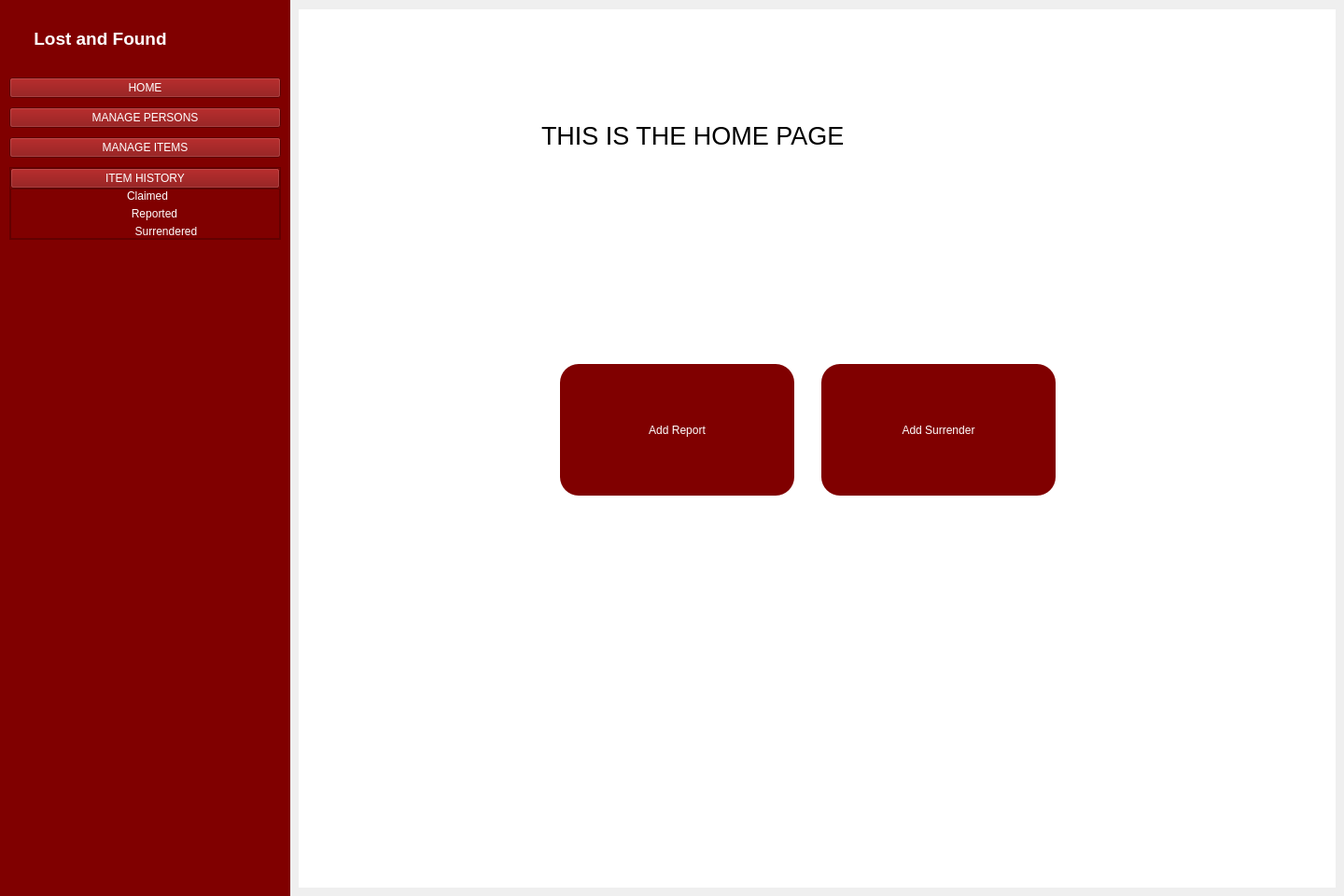
<?xml version="1.0" encoding="UTF-8"?>
<ui version="4.0">
 <class>MainWindow</class>
 <widget class="QMainWindow" name="MainWindow">
  <property name="geometry">
   <rect>
    <x>0</x>
    <y>0</y>
    <width>1440</width>
    <height>960</height>
   </rect>
  </property>
  <property name="windowTitle">
   <string>MainWindow</string>
  </property>
  <widget class="QWidget" name="centralwidget">
   <widget class="QStackedWidget" name="stackedWidget">
    <property name="geometry">
     <rect>
      <x>320</x>
      <y>10</y>
      <width>1111</width>
      <height>941</height>
     </rect>
    </property>
    <property name="styleSheet">
     <string notr="true">background-color: rgb(255, 255, 255);
</string>
    </property>
    <property name="currentIndex">
     <number>0</number>
    </property>
    <widget class="QWidget" name="homePage">
     <widget class="QLabel" name="label_2">
      <property name="geometry">
       <rect>
        <x>260</x>
        <y>90</y>
        <width>651</width>
        <height>91</height>
       </rect>
      </property>
      <property name="font">
       <font>
        <pointsize>20</pointsize>
       </font>
      </property>
      <property name="text">
       <string>THIS IS THE HOME PAGE</string>
      </property>
     </widget>
     <widget class="QPushButton" name="addReportItemButton">
      <property name="geometry">
       <rect>
        <x>280</x>
        <y>380</y>
        <width>251</width>
        <height>141</height>
       </rect>
      </property>
      <property name="styleSheet">
       <string notr="true">QPushButton {
                background-color: maroon;
                color: white;
                border: none;
                border-radius: 20px;
                padding: 8px 16px;
            }
            QPushButton:hover {
                background-color: #a00000;
            }
            QPushButton:pressed {
                background-color: #700000;
            }</string>
      </property>
      <property name="text">
       <string>Add Report</string>
      </property>
     </widget>
     <widget class="QPushButton" name="addSurrenderItemButton">
      <property name="geometry">
       <rect>
        <x>560</x>
        <y>380</y>
        <width>251</width>
        <height>141</height>
       </rect>
      </property>
      <property name="styleSheet">
       <string notr="true">QPushButton {
                background-color: maroon;
                color: white;
                border: none;
                border-radius: 20px;
                padding: 8px 16px;
            }
            QPushButton:hover {
                background-color: #a00000;
            }
            QPushButton:pressed {
                background-color: #700000;
            }</string>
      </property>
      <property name="text">
       <string>Add Surrender</string>
      </property>
     </widget>
    </widget>
    <widget class="QWidget" name="managePersonsPage">
     <widget class="QLabel" name="label_3">
      <property name="geometry">
       <rect>
        <x>180</x>
        <y>30</y>
        <width>681</width>
        <height>101</height>
       </rect>
      </property>
      <property name="font">
       <font>
        <pointsize>20</pointsize>
       </font>
      </property>
      <property name="text">
       <string>this is the person management page</string>
      </property>
     </widget>
     <widget class="QTableWidget" name="personTable">
      <property name="geometry">
       <rect>
        <x>10</x>
        <y>200</y>
        <width>1091</width>
        <height>661</height>
       </rect>
      </property>
      <column>
       <property name="text">
        <string>PersonID</string>
       </property>
      </column>
      <column>
       <property name="text">
        <string>New Column</string>
       </property>
      </column>
      <column>
       <property name="text">
        <string>Last Name</string>
       </property>
      </column>
      <column>
       <property name="text">
        <string>New Column</string>
       </property>
      </column>
      <column>
       <property name="text">
        <string>Department</string>
       </property>
      </column>
      <column>
       <property name="text">
        <string>ProofID</string>
       </property>
      </column>
     </widget>
     <widget class="QPushButton" name="pushButton_7">
      <property name="geometry">
       <rect>
        <x>990</x>
        <y>880</y>
        <width>112</width>
        <height>34</height>
       </rect>
      </property>
      <property name="text">
       <string>Update</string>
      </property>
     </widget>
     <widget class="QPushButton" name="pushButton_8">
      <property name="geometry">
       <rect>
        <x>10</x>
        <y>880</y>
        <width>112</width>
        <height>34</height>
       </rect>
      </property>
      <property name="text">
       <string>Delete</string>
      </property>
     </widget>
     <widget class="QLineEdit" name="personSearchEdit">
      <property name="geometry">
       <rect>
        <x>10</x>
        <y>148</y>
        <width>401</width>
        <height>41</height>
       </rect>
      </property>
      <property name="styleSheet">
       <string notr="true">QLineEdit {
                border: 1px solid #ccc;
                border-radius: 15px;
                padding: 6px 12px;
                background-color: #f9f9f9;
            }
            QLineEdit:focus {
                border: 1px solid #0078d7;
                background-color: #ffffff;
            }</string>
      </property>
     </widget>
     <widget class="QPushButton" name="personSearchButton">
      <property name="geometry">
       <rect>
        <x>430</x>
        <y>150</y>
        <width>112</width>
        <height>41</height>
       </rect>
      </property>
      <property name="styleSheet">
       <string notr="true">QPushButton {
                background-color: maroon;
                color: white;
                border: none;
                border-radius: 20px;
                padding: 8px 16px;
            }
            QPushButton:hover {
                background-color: #a00000;
            }
            QPushButton:pressed {
                background-color: #700000;
            }</string>
      </property>
      <property name="text">
       <string>Search</string>
      </property>
     </widget>
     <widget class="QWidget" name="layoutWidget">
      <property name="geometry">
       <rect>
        <x>390</x>
        <y>870</y>
        <width>341</width>
        <height>51</height>
       </rect>
      </property>
      <layout class="QHBoxLayout" name="horizontalLayout">
       <item>
        <widget class="QPushButton" name="personPrev">
         <property name="text">
          <string>Prev</string>
         </property>
        </widget>
       </item>
       <item>
        <widget class="QLabel" name="personPageLabel">
         <property name="text">
          <string>Page</string>
         </property>
        </widget>
       </item>
       <item>
        <widget class="QPushButton" name="personNext">
         <property name="text">
          <string>Next</string>
         </property>
        </widget>
       </item>
      </layout>
     </widget>
    </widget>
    <widget class="QWidget" name="manageItemsPage">
     <widget class="QLabel" name="label_7">
      <property name="geometry">
       <rect>
        <x>400</x>
        <y>10</y>
        <width>401</width>
        <height>111</height>
       </rect>
      </property>
      <property name="font">
       <font>
        <pointsize>20</pointsize>
       </font>
      </property>
      <property name="text">
       <string>manage Items page</string>
      </property>
     </widget>
     <widget class="QPushButton" name="itemUpdateButton">
      <property name="geometry">
       <rect>
        <x>990</x>
        <y>880</y>
        <width>112</width>
        <height>34</height>
       </rect>
      </property>
      <property name="text">
       <string>Update</string>
      </property>
     </widget>
     <widget class="QTableWidget" name="itemTable">
      <property name="geometry">
       <rect>
        <x>10</x>
        <y>200</y>
        <width>1091</width>
        <height>661</height>
       </rect>
      </property>
      <column>
       <property name="text">
        <string>ItemID</string>
       </property>
      </column>
      <column>
       <property name="text">
        <string>Category</string>
       </property>
      </column>
      <column>
       <property name="text">
        <string>Name</string>
       </property>
      </column>
      <column>
       <property name="text">
        <string>Description</string>
       </property>
      </column>
      <column>
       <property name="text">
        <string>Status</string>
       </property>
      </column>
     </widget>
     <widget class="QPushButton" name="itemDeleteButton">
      <property name="geometry">
       <rect>
        <x>10</x>
        <y>880</y>
        <width>112</width>
        <height>34</height>
       </rect>
      </property>
      <property name="text">
       <string>Delete</string>
      </property>
     </widget>
     <widget class="QPushButton" name="itemSearchButton">
      <property name="geometry">
       <rect>
        <x>430</x>
        <y>150</y>
        <width>112</width>
        <height>41</height>
       </rect>
      </property>
      <property name="styleSheet">
       <string notr="true">QPushButton {
                background-color: maroon;
                color: white;
                border: none;
                border-radius: 20px;
                padding: 8px 16px;
            }
            QPushButton:hover {
                background-color: #a00000;
            }
            QPushButton:pressed {
                background-color: #700000;
            }</string>
      </property>
      <property name="text">
       <string>Search</string>
      </property>
     </widget>
     <widget class="QLineEdit" name="itemSearchEdit">
      <property name="geometry">
       <rect>
        <x>10</x>
        <y>148</y>
        <width>401</width>
        <height>41</height>
       </rect>
      </property>
      <property name="styleSheet">
       <string notr="true">QLineEdit {
                border: 1px solid #ccc;
                border-radius: 15px;
                padding: 6px 12px;
                background-color: #f9f9f9;
            }
            QLineEdit:focus {
                border: 1px solid #0078d7;
                background-color: #ffffff;
            }</string>
      </property>
     </widget>
     <widget class="QWidget" name="layoutWidget_5">
      <property name="geometry">
       <rect>
        <x>390</x>
        <y>870</y>
        <width>341</width>
        <height>51</height>
       </rect>
      </property>
      <layout class="QHBoxLayout" name="horizontalLayout_5">
       <item>
        <widget class="QPushButton" name="itemPrevButton">
         <property name="text">
          <string>Prev</string>
         </property>
        </widget>
       </item>
       <item>
        <widget class="QLabel" name="personPageLabel_2">
         <property name="text">
          <string>Page</string>
         </property>
        </widget>
       </item>
       <item>
        <widget class="QPushButton" name="itemNextButton">
         <property name="text">
          <string>Next</string>
         </property>
        </widget>
       </item>
      </layout>
     </widget>
    </widget>
    <widget class="QWidget" name="claimedItems">
     <widget class="QLineEdit" name="claimSearchEdit">
      <property name="geometry">
       <rect>
        <x>10</x>
        <y>148</y>
        <width>401</width>
        <height>41</height>
       </rect>
      </property>
      <property name="styleSheet">
       <string notr="true">QLineEdit {
                border: 1px solid #ccc;
                border-radius: 15px;
                padding: 6px 12px;
                background-color: #f9f9f9;
            }
            QLineEdit:focus {
                border: 1px solid #0078d7;
                background-color: #ffffff;
            }</string>
      </property>
     </widget>
     <widget class="QTableWidget" name="claimTable">
      <property name="geometry">
       <rect>
        <x>10</x>
        <y>200</y>
        <width>1091</width>
        <height>661</height>
       </rect>
      </property>
      <column>
       <property name="text">
        <string>ItemID</string>
       </property>
      </column>
      <column>
       <property name="text">
        <string>Name</string>
       </property>
      </column>
      <column>
       <property name="text">
        <string>Date Claimed</string>
       </property>
      </column>
      <column>
       <property name="text">
        <string>Claimed By</string>
       </property>
      </column>
     </widget>
     <widget class="QPushButton" name="deleteClaimButton">
      <property name="geometry">
       <rect>
        <x>10</x>
        <y>880</y>
        <width>112</width>
        <height>34</height>
       </rect>
      </property>
      <property name="text">
       <string>Delete</string>
      </property>
     </widget>
     <widget class="QPushButton" name="claimSearchButton">
      <property name="geometry">
       <rect>
        <x>430</x>
        <y>150</y>
        <width>112</width>
        <height>41</height>
       </rect>
      </property>
      <property name="styleSheet">
       <string notr="true">QPushButton {
                background-color: maroon;
                color: white;
                border: none;
                border-radius: 20px;
                padding: 8px 16px;
            }
            QPushButton:hover {
                background-color: #a00000;
            }
            QPushButton:pressed {
                background-color: #700000;
            }</string>
      </property>
      <property name="text">
       <string>Search</string>
      </property>
     </widget>
     <widget class="QWidget" name="layoutWidget_2">
      <property name="geometry">
       <rect>
        <x>390</x>
        <y>870</y>
        <width>341</width>
        <height>51</height>
       </rect>
      </property>
      <layout class="QHBoxLayout" name="horizontalLayout_2">
       <item>
        <widget class="QPushButton" name="claimPrev">
         <property name="text">
          <string>Prev</string>
         </property>
        </widget>
       </item>
       <item>
        <widget class="QLabel" name="claimPageLabel">
         <property name="text">
          <string>Page</string>
         </property>
        </widget>
       </item>
       <item>
        <widget class="QPushButton" name="claimNext">
         <property name="text">
          <string>Next</string>
         </property>
        </widget>
       </item>
      </layout>
     </widget>
     <widget class="QPushButton" name="updateClaimButton">
      <property name="geometry">
       <rect>
        <x>990</x>
        <y>880</y>
        <width>112</width>
        <height>34</height>
       </rect>
      </property>
      <property name="text">
       <string>Update</string>
      </property>
     </widget>
     <widget class="QLabel" name="label_4">
      <property name="geometry">
       <rect>
        <x>460</x>
        <y>50</y>
        <width>541</width>
        <height>71</height>
       </rect>
      </property>
      <property name="text">
       <string>DEFAULT IS CLAIMED ITEMS</string>
      </property>
     </widget>
    </widget>
    <widget class="QWidget" name="reportedItems">
     <widget class="QLineEdit" name="reportSearchEdit">
      <property name="geometry">
       <rect>
        <x>10</x>
        <y>148</y>
        <width>401</width>
        <height>41</height>
       </rect>
      </property>
      <property name="styleSheet">
       <string notr="true">QLineEdit {
                border: 1px solid #ccc;
                border-radius: 15px;
                padding: 6px 12px;
                background-color: #f9f9f9;
            }
            QLineEdit:focus {
                border: 1px solid #0078d7;
                background-color: #ffffff;
            }</string>
      </property>
     </widget>
     <widget class="QWidget" name="layoutWidget_3">
      <property name="geometry">
       <rect>
        <x>390</x>
        <y>870</y>
        <width>341</width>
        <height>51</height>
       </rect>
      </property>
      <layout class="QHBoxLayout" name="horizontalLayout_3">
       <item>
        <widget class="QPushButton" name="reportPrev">
         <property name="text">
          <string>Prev</string>
         </property>
        </widget>
       </item>
       <item>
        <widget class="QLabel" name="reportPageLabel">
         <property name="text">
          <string>Page</string>
         </property>
        </widget>
       </item>
       <item>
        <widget class="QPushButton" name="reportNext">
         <property name="text">
          <string>Next</string>
         </property>
        </widget>
       </item>
      </layout>
     </widget>
     <widget class="QPushButton" name="reportUpdateButton">
      <property name="geometry">
       <rect>
        <x>990</x>
        <y>880</y>
        <width>112</width>
        <height>34</height>
       </rect>
      </property>
      <property name="text">
       <string>Update</string>
      </property>
     </widget>
     <widget class="QPushButton" name="deleteClaimButton_2">
      <property name="geometry">
       <rect>
        <x>10</x>
        <y>880</y>
        <width>112</width>
        <height>34</height>
       </rect>
      </property>
      <property name="text">
       <string>Delete</string>
      </property>
     </widget>
     <widget class="QPushButton" name="reportSearchButton">
      <property name="geometry">
       <rect>
        <x>430</x>
        <y>150</y>
        <width>112</width>
        <height>41</height>
       </rect>
      </property>
      <property name="styleSheet">
       <string notr="true">QPushButton {
                background-color: maroon;
                color: white;
                border: none;
                border-radius: 20px;
                padding: 8px 16px;
            }
            QPushButton:hover {
                background-color: #a00000;
            }
            QPushButton:pressed {
                background-color: #700000;
            }</string>
      </property>
      <property name="text">
       <string>Search</string>
      </property>
     </widget>
     <widget class="QTableWidget" name="reportTable">
      <property name="geometry">
       <rect>
        <x>10</x>
        <y>200</y>
        <width>1091</width>
        <height>661</height>
       </rect>
      </property>
      <column>
       <property name="text">
        <string>ItemID</string>
       </property>
      </column>
      <column>
       <property name="text">
        <string>Name</string>
       </property>
      </column>
      <column>
       <property name="text">
        <string>Date Lost</string>
       </property>
      </column>
      <column>
       <property name="text">
        <string>Location Lost</string>
       </property>
      </column>
      <column>
       <property name="text">
        <string>Reported By</string>
       </property>
      </column>
     </widget>
     <widget class="QLabel" name="label_5">
      <property name="geometry">
       <rect>
        <x>330</x>
        <y>30</y>
        <width>551</width>
        <height>101</height>
       </rect>
      </property>
      <property name="font">
       <font>
        <pointsize>20</pointsize>
       </font>
      </property>
      <property name="text">
       <string>reported items page</string>
      </property>
     </widget>
    </widget>
    <widget class="QWidget" name="surrenderedItems">
     <widget class="QPushButton" name="surrenderUpdateButton">
      <property name="geometry">
       <rect>
        <x>990</x>
        <y>880</y>
        <width>112</width>
        <height>34</height>
       </rect>
      </property>
      <property name="text">
       <string>Update</string>
      </property>
     </widget>
     <widget class="QPushButton" name="surrenderSearchButton">
      <property name="geometry">
       <rect>
        <x>430</x>
        <y>150</y>
        <width>112</width>
        <height>41</height>
       </rect>
      </property>
      <property name="styleSheet">
       <string notr="true">QPushButton {
                background-color: maroon;
                color: white;
                border: none;
                border-radius: 20px;
                padding: 8px 16px;
            }
            QPushButton:hover {
                background-color: #a00000;
            }
            QPushButton:pressed {
                background-color: #700000;
            }</string>
      </property>
      <property name="text">
       <string>Search</string>
      </property>
     </widget>
     <widget class="QLineEdit" name="surrenederSearchEdit">
      <property name="geometry">
       <rect>
        <x>10</x>
        <y>148</y>
        <width>401</width>
        <height>41</height>
       </rect>
      </property>
      <property name="styleSheet">
       <string notr="true">QLineEdit {
                border: 1px solid #ccc;
                border-radius: 15px;
                padding: 6px 12px;
                background-color: #f9f9f9;
            }
            QLineEdit:focus {
                border: 1px solid #0078d7;
                background-color: #ffffff;
            }</string>
      </property>
     </widget>
     <widget class="QWidget" name="layoutWidget_4">
      <property name="geometry">
       <rect>
        <x>390</x>
        <y>870</y>
        <width>341</width>
        <height>51</height>
       </rect>
      </property>
      <layout class="QHBoxLayout" name="horizontalLayout_4">
       <item>
        <widget class="QPushButton" name="surrenderPrev">
         <property name="text">
          <string>Prev</string>
         </property>
        </widget>
       </item>
       <item>
        <widget class="QLabel" name="surrenederPageLabel">
         <property name="text">
          <string>Page</string>
         </property>
        </widget>
       </item>
       <item>
        <widget class="QPushButton" name="surrenderNext">
         <property name="text">
          <string>Next</string>
         </property>
        </widget>
       </item>
      </layout>
     </widget>
     <widget class="QTableWidget" name="surrenderTable">
      <property name="geometry">
       <rect>
        <x>10</x>
        <y>200</y>
        <width>1091</width>
        <height>661</height>
       </rect>
      </property>
      <column>
       <property name="text">
        <string>ItemID</string>
       </property>
      </column>
      <column>
       <property name="text">
        <string>Name</string>
       </property>
      </column>
      <column>
       <property name="text">
        <string>Date Found</string>
       </property>
      </column>
      <column>
       <property name="text">
        <string>Location Found</string>
       </property>
      </column>
      <column>
       <property name="text">
        <string>Reported By</string>
       </property>
      </column>
     </widget>
     <widget class="QPushButton" name="surrenderDeleteButton">
      <property name="geometry">
       <rect>
        <x>10</x>
        <y>880</y>
        <width>112</width>
        <height>34</height>
       </rect>
      </property>
      <property name="text">
       <string>Delete</string>
      </property>
     </widget>
     <widget class="QLabel" name="label_6">
      <property name="geometry">
       <rect>
        <x>320</x>
        <y>30</y>
        <width>421</width>
        <height>91</height>
       </rect>
      </property>
      <property name="font">
       <font>
        <pointsize>26</pointsize>
       </font>
      </property>
      <property name="text">
       <string>Report page</string>
      </property>
     </widget>
    </widget>
   </widget>
   <widget class="QWidget" name="sidebar" native="true">
    <property name="geometry">
     <rect>
      <x>0</x>
      <y>0</y>
      <width>311</width>
      <height>961</height>
     </rect>
    </property>
    <property name="styleSheet">
     <string notr="true">background-color: maroon;</string>
    </property>
    <layout class="QVBoxLayout" name="verticalLayout_4">
     <property name="spacing">
      <number>0</number>
     </property>
     <property name="leftMargin">
      <number>10</number>
     </property>
     <property name="topMargin">
      <number>30</number>
     </property>
     <property name="rightMargin">
      <number>10</number>
     </property>
     <property name="bottomMargin">
      <number>0</number>
     </property>
     <item>
      <widget class="QLabel" name="label">
       <property name="font">
        <font>
         <pointsize>14</pointsize>
         <weight>75</weight>
         <bold>true</bold>
        </font>
       </property>
       <property name="styleSheet">
        <string notr="true">color: rgb(255, 255, 255);</string>
       </property>
       <property name="text">
        <string>     Lost and Found</string>
       </property>
      </widget>
     </item>
     <item>
      <layout class="QVBoxLayout" name="verticalLayout_3">
       <property name="spacing">
        <number>10</number>
       </property>
       <property name="topMargin">
        <number>30</number>
       </property>
       <item>
        <widget class="QPushButton" name="homeButton">
         <property name="styleSheet">
          <string notr="true">color: rgb(255, 255, 255);</string>
         </property>
         <property name="text">
          <string>HOME</string>
         </property>
        </widget>
       </item>
       <item>
        <widget class="QPushButton" name="managePersonsButton">
         <property name="styleSheet">
          <string notr="true">color: rgb(255, 255, 255);</string>
         </property>
         <property name="text">
          <string>MANAGE PERSONS</string>
         </property>
        </widget>
       </item>
       <item>
        <widget class="QPushButton" name="manageItemsButton">
         <property name="styleSheet">
          <string notr="true">color: rgb(255, 255, 255);</string>
         </property>
         <property name="text">
          <string>MANAGE ITEMS</string>
         </property>
        </widget>
       </item>
       <item>
        <widget class="QFrame" name="manage_items">
         <property name="frameShape">
          <enum>QFrame::StyledPanel</enum>
         </property>
         <property name="frameShadow">
          <enum>QFrame::Raised</enum>
         </property>
         <layout class="QVBoxLayout" name="verticalLayout_2">
          <property name="spacing">
           <number>0</number>
          </property>
          <property name="leftMargin">
           <number>0</number>
          </property>
          <property name="topMargin">
           <number>0</number>
          </property>
          <property name="rightMargin">
           <number>0</number>
          </property>
          <property name="bottomMargin">
           <number>0</number>
          </property>
          <item>
           <widget class="QPushButton" name="itemHistoryButton">
            <property name="styleSheet">
             <string notr="true">color: rgb(255, 255, 255);</string>
            </property>
            <property name="text">
             <string>ITEM HISTORY</string>
            </property>
            <property name="checkable">
             <bool>true</bool>
            </property>
           </widget>
          </item>
          <item>
           <widget class="QFrame" name="item_dropdown">
            <property name="styleSheet">
             <string notr="true">color: rgb(255, 255, 255);</string>
            </property>
            <property name="frameShape">
             <enum>QFrame::StyledPanel</enum>
            </property>
            <property name="frameShadow">
             <enum>QFrame::Raised</enum>
            </property>
            <layout class="QVBoxLayout" name="verticalLayout">
             <property name="spacing">
              <number>5</number>
             </property>
             <property name="leftMargin">
              <number>0</number>
             </property>
             <property name="topMargin">
              <number>0</number>
             </property>
             <property name="rightMargin">
              <number>0</number>
             </property>
             <property name="bottomMargin">
              <number>0</number>
             </property>
             <item>
              <widget class="QPushButton" name="claimItemButton">
               <property name="styleSheet">
                <string notr="true">QPushButton {
	padding-left: 5px;
	border: none;
}
QPushButton:hover {
    color: yellow; 
}</string>
               </property>
               <property name="text">
                <string>Claimed</string>
               </property>
               <property name="checkable">
                <bool>true</bool>
               </property>
              </widget>
             </item>
             <item>
              <widget class="QPushButton" name="reportItemButton">
               <property name="styleSheet">
                <string notr="true">QPushButton {
	padding-left: 20px;
	border: none;
}
QPushButton:hover {
    color: yellow; 
}</string>
               </property>
               <property name="text">
                <string>Reported</string>
               </property>
               <property name="checkable">
                <bool>true</bool>
               </property>
              </widget>
             </item>
             <item>
              <widget class="QPushButton" name="surrenderItemButton">
               <property name="styleSheet">
                <string notr="true">QPushButton {
	padding-left: 45px;
	border: none;
}
QPushButton:hover {
    color: yellow; 
}</string>
               </property>
               <property name="text">
                <string>Surrendered</string>
               </property>
               <property name="checkable">
                <bool>true</bool>
               </property>
              </widget>
             </item>
            </layout>
           </widget>
          </item>
         </layout>
        </widget>
       </item>
      </layout>
     </item>
     <item>
      <spacer name="verticalSpacer">
       <property name="orientation">
        <enum>Qt::Vertical</enum>
       </property>
       <property name="sizeHint" stdset="0">
        <size>
         <width>20</width>
         <height>614</height>
        </size>
       </property>
      </spacer>
     </item>
    </layout>
   </widget>
  </widget>
 </widget>
 <resources>
  <include location="resources.qrc"/>
 </resources>
 <connections>
  <connection>
   <sender>itemHistoryButton</sender>
   <signal>toggled(bool)</signal>
   <receiver>item_dropdown</receiver>
   <slot>setHidden(bool)</slot>
   <hints>
    <hint type="sourcelabel">
     <x>626</x>
     <y>267</y>
    </hint>
    <hint type="destinationlabel">
     <x>687</x>
     <y>411</y>
    </hint>
   </hints>
  </connection>
 </connections>
</ui>
